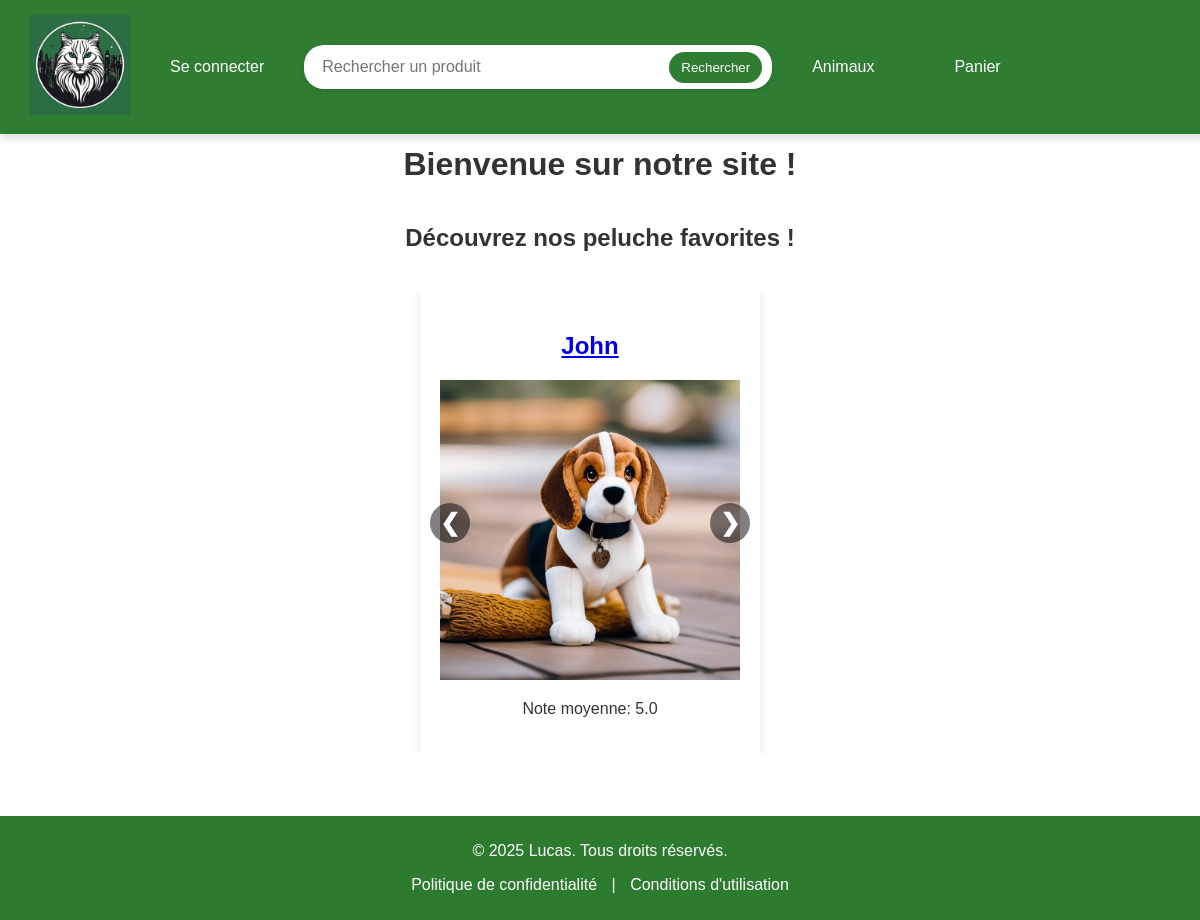
The page / on the database its author committed.
### tables this page shows
CREATE TABLE IF NOT EXISTS `animals` (
  `idAnimals` int NOT NULL AUTO_INCREMENT,
  `nameAnimals` varchar(100) NOT NULL,
  `typeAnimals` varchar(100) NOT NULL,
  `weightAnimals` varchar(100) NOT NULL,
  `colorAnimals` varchar(100) NOT NULL,
  `priceAnimals` decimal(5,2) NOT NULL,
  `imageAnimals` varchar(100) NOT NULL,
  PRIMARY KEY (`idAnimals`)
);

### index.php (the view, shortened to what this page needs)
<?php
    $servername = "localhost";
    $dbname = "e_commerce_project";
    $dbusername = "root";
    $dbpassword = "";
    try {
        $conn = new PDO("mysql:host=$servername;dbname=$dbname", $dbusername, $dbpassword);
        $conn->setAttribute(PDO::ATTR_ERRMODE, PDO::ERRMODE_EXCEPTION);
        $query = "
            SELECT a.*, AVG(c.note) as avg_note
            FROM animals a
            LEFT JOIN comments c ON a.nameAnimals = c.nameAnimals
            GROUP BY a.nameAnimals
            ORDER BY avg_note DESC
            LIMIT 3
        ";
        $result = $conn->query($query);
        $topAnimals = $result->fetchAll(PDO::FETCH_ASSOC);
    } catch (PDOException $e) {
        echo "Erreur de connexion : " . $e->getMessage();
        exit;
    }
    ?>
    <!doctype html>
    <html lang="fr">
    <head>
        <link rel="stylesheet" href="style/index.css">
    </head>
    <body>
    <?php include 'navbar.php';?>
    <br><br><br><br><br><br><br>
    <?php
    if (isset($_SESSION['firstname'])) {
        echo "<h1 class='title'>Bienvenue " . htmlspecialchars($_SESSION['firstname']) . " !</h1>";
    }
    else {
        echo "<h1 class='title'>Bienvenue sur notre site !</h1>";
    }
    ?>
    <h2 class="subtitle">Découvrez nos peluche favorites !</h2>
    <div class="carousel">
        <?php foreach ($topAnimals as $animal): ?>
            <div class="carousel-item">
                <a class="prev" onclick="change(-1)">&#10094;</a>
                <a href="fiche_produit.php?idAnimals=<?php echo htmlspecialchars($animal['idAnimals']); ?>">
                    <h2><?php echo htmlspecialchars($animal['nameAnimals']); ?></h2>
                    <img class="imageAnimals" src="<?php echo htmlspecialchars($animal['imageAnimals']); ?>" alt="<?php echo htmlspecialchars($animal['nameAnimals']); ?>">
                </a>
                <p>
                    <?php
                    if ($animal['avg_note'] === null) {
                        echo "Aucun avis pour ce produit.";
                    } else {
                        echo "Note moyenne: " . htmlspecialchars(number_format($animal['avg_note'], 1));
                    }
                    ?>
                </p>
                <a class="next" onclick="change(1)">&#10095;</a>
            </div>
        <?php endforeach; ?>
    </div>
    <?php include "footer.php"?>
    </body>
    </html>

### style/index.css (style rules this page uses)
body { font-family: Arial, sans-serif; margin: 0; padding: 0; color: #333; }
.title, .subtitle { text-align: center; margin-top: 20px; }
.carousel { display: flex; overflow-x: auto; scroll-snap-type: x mandatory; position: relative; justify-content: center; margin-top: 20px; }
.carousel-item { flex: 0 0 auto; width: 300px; margin-right: 20px; scroll-snap-align: start; background-color: #fff; box-shadow: 0 0 10px rgba(0, 0, 0, 0.1); padding: 20px; text-align: center; position: relative; }
.carousel-item img { max-width: 100%; height: auto; }
.prev, .next { cursor: pointer; position: absolute; top: 50%; transform: translateY(-50%); width: 40px; height: 40px; color: white; font-weight: bold; font-size: 24px; border-radius: 50%; user-select: none; background-color: rgba(0, 0, 0, 0.5); display: flex; align-items: center; justify-content: center; z-index: 2; }
.prev { left: 10px; }
.next { right: 10px; }

### style/navbar.css (style rules this page uses)
body { margin-top: 200px; }

### style/footer.css (style rules this page uses)
body { display: flex; flex-direction: column; min-height: 100vh; margin: 0; }

### rows shown on the page
animals: nameAnimals "John", imageAnimals (picture), avg_note "5.0"
